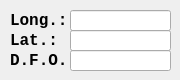
      <widget class="QWidget" name="position_4">
       <attribute name="title">
        <string>Pos</string>
       </attribute>
       <widget class="QLabel" name="longLable_4">
        <property name="geometry">
         <rect>
          <x>10</x>
          <y>10</y>
          <width>101</width>
          <height>21</height>
         </rect>
        </property>
        <property name="font">
         <font>
          <family>Courier New</family>
          <pointsize>12</pointsize>
          <bold>true</bold>
         </font>
        </property>
        <property name="text">
         <string>Long.:</string>
        </property>
       </widget>
       <widget class="QLabel" name="latLabel_4">
        <property name="geometry">
         <rect>
          <x>10</x>
          <y>30</y>
          <width>101</width>
          <height>21</height>
         </rect>
        </property>
        <property name="font">
         <font>
          <family>Courier New</family>
          <pointsize>12</pointsize>
          <bold>true</bold>
         </font>
        </property>
        <property name="text">
         <string>Lat.:</string>
        </property>
       </widget>
       <widget class="QLabel" name="distLabel_4">
        <property name="geometry">
         <rect>
          <x>10</x>
          <y>50</y>
          <width>101</width>
          <height>21</height>
         </rect>
        </property>
        <property name="font">
         <font>
          <family>Courier New</family>
          <pointsize>12</pointsize>
          <bold>true</bold>
         </font>
        </property>
        <property name="text">
         <string>D.F.O.:</string>
        </property>
       </widget>
       <widget class="QLineEdit" name="longInput_4">
        <property name="geometry">
         <rect>
          <x>70</x>
          <y>10</y>
          <width>101</width>
          <height>21</height>
         </rect>
        </property>
       </widget>
       <widget class="QLineEdit" name="latInput_4">
        <property name="geometry">
         <rect>
          <x>70</x>
          <y>30</y>
          <width>101</width>
          <height>21</height>
         </rect>
        </property>
       </widget>
       <widget class="QLineEdit" name="distInput_4">
        <property name="geometry">
         <rect>
          <x>70</x>
          <y>50</y>
          <width>101</width>
          <height>21</height>
         </rect>
        </property>
       </widget>
      </widget>
